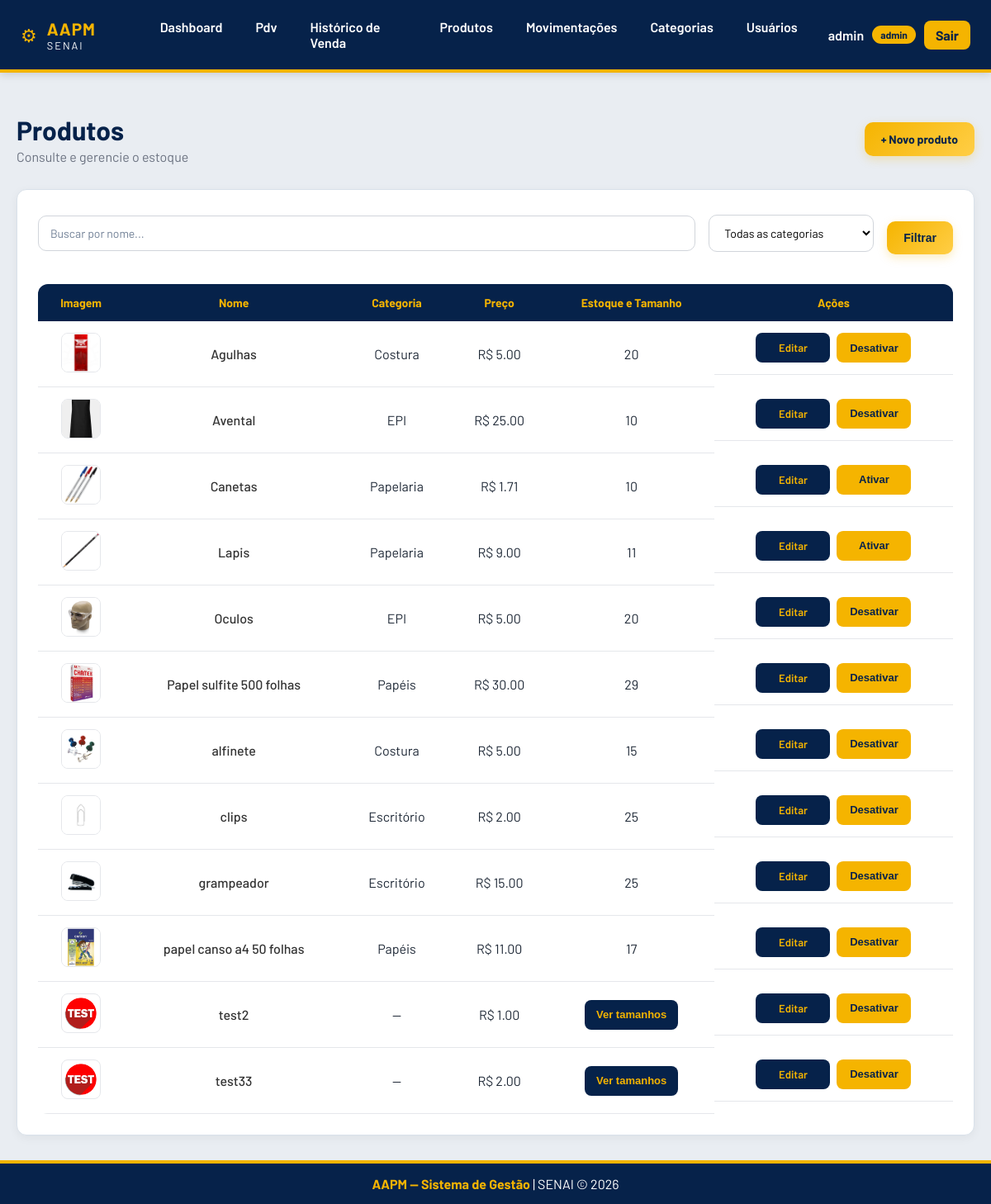
The page /produtos/ (signed in) on the database its author committed.
### app/models/produto.py (models this page shows, shortened)
class Produto(Base):
    __tablename__ = "produtos"
    id = Column(Integer, primary_key=True, autoincrement=True, index=True)
    nome = Column(String(150), nullable=False, index=True)
    preco = Column(Float, nullable=False, default=0.0)
    estoque_atual = Column(Integer, nullable=False, default=0)
    ativo = Column(Boolean, default=True)
    imagem_path = Column(String(255), nullable=True)
    categoria_id = Column(Integer, ForeignKey("categorias.id", ondelete="SET NULL"), nullable=True)
    categoria = relationship("Categoria", back_populates="produtos")
    tamanhos  = relationship("ProdutoTamanho", back_populates="produto", cascade="all, delete-orphan")

### app/models/categoria.py (models this page shows)
class Categoria(Base):
    __tablename__ = "categorias"
    id = Column(Integer, primary_key=True,autoincrement=True, index=True)
    nome = Column(String(100), nullable=False, unique=True)
    ativo = Column(Boolean, default=True)
    produtos = relationship("Produto", back_populates="categoria", lazy="select")

### app/controllers/produto_controller.py (the view)
@router.get("/")
def listar_produtos(
    request: Request,
    busca: str = "",
    categoria_id: int = 0,
    db: Session = Depends(get_db),
    usuario = Depends(get_usuario_logado)
):
    query = db.query(Produto)
    if usuario['role'] != 'admin':
        query = query.filter(Produto.ativo == True)
    if busca:
        query = query.filter(Produto.nome.ilike(f"%{busca}%"))
    if categoria_id:
        query = query.filter(Produto.categoria_id == categoria_id)
    produtos   = query.order_by(Produto.nome).all()
    categorias = db.query(Categoria).filter(Categoria.ativo == True).all()
    return templates.TemplateResponse(
        request,
        "produtos/index.html",
        {
            "request":      request,
            "usuario":      usuario,
            "produtos":     produtos,
            "categorias":   categorias,
            "busca":        busca,
            "categoria_id": categoria_id,
        }
    )

### app/templates/produtos/index.html (shortened to what this page needs)
{% extends "base.html" %}
{% block conteudo %}
<div class="page-header">
  <div>
    <h1 class="page-title">Produtos</h1>
    <p class="page-subtitle">Consulte e gerencie o estoque</p>
  </div>
  {% if usuario['role'] == 'admin' %}
  <a href="/produtos/novo" class="btn-primary">+ Novo produto</a>
  {% endif %}
</div>
<div class="card">
  <form method="get" action="/produtos" style="display:flex;gap:1rem;margin-bottom:1.5rem;flex-wrap:wrap">
    <input type="text" name="busca" class="form-input" placeholder="Buscar por nome..." value="{{ busca }}"
      style="flex:1;min-width:200px">
    <select name="categoria_id" class="form-input form-select" style="width:200px">
      <option value="0">Todas as categorias</option>
    </select>
    <button type="submit" class="btn-primary">
      Filtrar
    </button>
  </form>
  <div class="table-wrapper">
    <table class="table">
      <thead>
        <tr>
          <th>Imagem</th>
          <th>Nome</th>
          <th>Categoria</th>
          <th>Preço</th>
          <th>Estoque e Tamanho</th>
          {% if usuario['role'] == 'admin' %}
          <th>Ações</th>
          {% endif %}
        </tr>
      </thead>
      <tbody>
        {% for p in produtos %}
        <tr>
          <td>
            <img src="{{ url_for('static', path=p.imagem_path if p.imagem_path else 'img/sem-foto.png') }}"
              alt="{{ p.nome }}" width="48" height="48">
          </td>
          <td class="produto-nome">
            {{ p.nome }}
          </td>
          <td>
            {{ p.categoria.nome if p.categoria else "—" }}
          </td>
          <td>
            R$ {{ "%.2f"|format(p.preco) }}
          </td>
          <td class="estoque-produto">
            {% if p.tamanhos %}
            <button type="button" class="btn-table" onclick="abrirTamanhos({{ p.id }})">
              Ver tamanhos
            </button>
            {% else %}
            {{ p.estoque_atual }}
            {% endif %}
          </td>
          {% if usuario['role'] == 'admin' %}
          <td class="td-actions">
            <a href="/produtos/{{ p.id }}/editar" class="btn-table">
              Editar
            </a>
            <form action="/produtos/{{ p.id }}/desativar" method="post" style="display:inline">
              <button type="submit" class="btn-table btn-table--warn">
                {% if p.ativo %}
                Desativar
                {% else %}
                Ativar
                {% endif %}
              </button>
            </form>
          </td>
          {% endif %}
        </tr>
        {% endfor %}
      </tbody>
    </table>
  </div>
</div>
{% endblock %}

### app/static/css/base.css (style rules this page uses)
* { margin:0; padding:0; box-sizing:border-box; }
body { font-family:'Barlow', sans-serif; background:#e9edf2; color:#1f2937; min-height:100vh; display:flex; flex-direction:column; }
.card { background:white; border-radius:12px; padding:20px; border:1px solid #d9e1ea; box-shadow:0 2px 6px rgba(0,0,0,.05); }
table { width:100%; border-collapse:collapse; background:white; border-radius:12px; overflow:hidden; }
thead { background:#06224a; color:#f5b400; }
th { padding:14px; text-align:left; }
td { padding:14px; border-bottom:1px solid #e5e7eb; }
.btn-primary { display:inline-flex; align-items:center; justify-content:center; padding:12px 22px; background:linear-gradient(135deg,#f5b400,#ffce46); color:#06224a; border:none; border-radius:10px; font-size:14px; font-weight:700; text-decoration:none; box-shadow:0 4px 12px rgba(245,180,0,.30); transition:all .25s ease; }
form { background:white; padding:25px; border-radius:12px; box-shadow:0 2px 8px rgba(0,0,0,.05); }
input, select, textarea { width:100%; padding:12px; border:1px solid #d1d5db; border-radius:8px; margin-top:5px; margin-bottom:15px; font-family:'Barlow', sans-serif; }
.page-header { display:flex; justify-content:space-between; align-items:center; margin-top:20px; margin-bottom:30px; }

### app/static/css/auth.css (style rules this page uses)
.form-input { background-color: #ffffff; color: #000000; border: 1px solid #4a5568; border-radius: 6px; padding: 0.75rem 1rem; font-family: 'Barlow', sans-serif; font-size: 0.95rem; width: 100%; outline: none; transition: border-color 0.2s; }
.form-input::placeholder { color: #718096; }

### app/static/css/index-categorias.css (style rules this page uses)
.td-actions { display: flex; align-items: center; gap: 8px; white-space: nowrap; }
.td-actions form { margin: 0 !important; padding: 0 !important; background: transparent !important; box-shadow: none !important; border: none !important; display: inline-flex !important; }
.btn-table { display: inline-flex; align-items: center; justify-content: center; min-width: 90px; height: 34px; padding: 0 14px; border: 1px solid transparent; border-radius: 6px; background: #06224a; color: #f5b400 !important; text-decoration: none; font-size: 13px; font-weight: 600; cursor: pointer; transition: background-color 0.2s ease, transform 0.1s ease; }
.btn-table--warn { background: #f5b400 !important; color: #06224a !important; border: 1px solid rgba(245, 180, 0, 0.4) !important; }

### app/static/css/pro-index.css (style rules this page uses)
.page-header { display: flex; justify-content: space-between; align-items: center; margin: 20px 0 30px; }
.page-title { font-size: 32px; font-weight: 700; color: #06224a; }
.page-subtitle { color: #6b7280; margin-top: 4px; }
.produto-nome { color: #333; font-weight: 500; }
.card { background: #fff; border: 1px solid #d9e1ea; border-radius: 12px; padding: 25px; box-shadow: 0 3px 12px rgba(0,0,0,.05); }
.card form { display: flex; gap: 12px; flex-wrap: wrap; align-items: center; margin-bottom: 25px; padding: 0; background: none; box-shadow: none; }
.form-input { padding: 12px 14px; border: 1px solid #d1d5db; border-radius: 10px; font-size: 14px; }
.form-select { cursor: pointer; }
.btn-primary { display: inline-flex; align-items: center; justify-content: center; padding: 12px 20px; background: linear-gradient(135deg, #f5b400, #ffce46); color: #06224a; font-weight: 700; border: none; border-radius: 10px; text-decoration: none; box-shadow: 0 4px 12px rgba(245,180,0,.25); transition: .2s; }
.table { width: 100%; border-collapse: collapse; }
.table thead { background: #06224a; }
.table th { padding: 14px; color: #f5b400; font-size: 14px; }
.table td { padding: 14px; border-bottom: 1px solid #e5e7eb; vertical-align: middle; }
.table th, .table td { text-align: center; }
.table img { width: 48px; height: 48px; object-fit: cover; border: 1px solid #e5e7eb; border-radius: 8px; }
.table td a { color: #06224a; font-weight: 600; text-decoration: none; }
.estoque-produto { text-align: center; }
.td-actions { display: flex; align-items: center; justify-content: center; gap: 8px; white-space: nowrap; }
.td-actions form { margin: 0; padding: 0; background: none; border: none; box-shadow: none; }
.btn-table { display: inline-flex; align-items: center; justify-content: center; min-width: 90px; height: 36px; border: none; border-radius: 8px; background: #06224a; color: #f5b400; font-size: 13px; font-weight: 600; text-decoration: none; cursor: pointer; transition: .2s; }
.btn-table--warn { background: #f5b400; color: #06224a; }

### rows shown on the page
Produto: imagem_path (picture), nome "Agulhas", categoria "Costura", preco "5.00", estoque_atual "20", ativo "Desativar"
Produto: imagem_path (picture), nome "Avental", categoria "EPI", preco "25.00", estoque_atual "10", ativo "Desativar"
Produto: imagem_path (picture), nome "Canetas", categoria "Papelaria", preco "1.71", estoque_atual "10", ativo "Ativar"
Produto: imagem_path (picture), nome "Lapis", categoria "Papelaria", preco "9.00", estoque_atual "11", ativo "Ativar"
Produto: imagem_path (picture), nome "Oculos", categoria "EPI", preco "5.00", estoque_atual "20", ativo "Desativar"
Produto: imagem_path (picture), nome "Papel sulfite 500 folhas", categoria "Papéis", preco "30.00", estoque_atual "29", ativo "Desativar"
Produto: imagem_path (picture), nome "alfinete", categoria "Costura", preco "5.00", estoque_atual "15", ativo "Desativar"
Produto: imagem_path (picture), nome "clips", categoria "Escritório", preco "2.00", estoque_atual "25", ativo "Desativar"
Produto: imagem_path (picture), nome "grampeador", categoria "Escritório", preco "15.00", estoque_atual "25", ativo "Desativar"
Produto: imagem_path (picture), nome "papel canso a4 50 folhas", categoria "Papéis", preco "11.00", estoque_atual "17", ativo "Desativar"
Produto: imagem_path (picture), nome "test2", categoria "—", preco "1.00", ativo "Desativar"
Produto: imagem_path (picture), nome "test33", categoria "—", preco "2.00", ativo "Desativar"

### other values the page prints
{{ usuario.nome }} "admin"
{{ usuario.role }} "admin"
